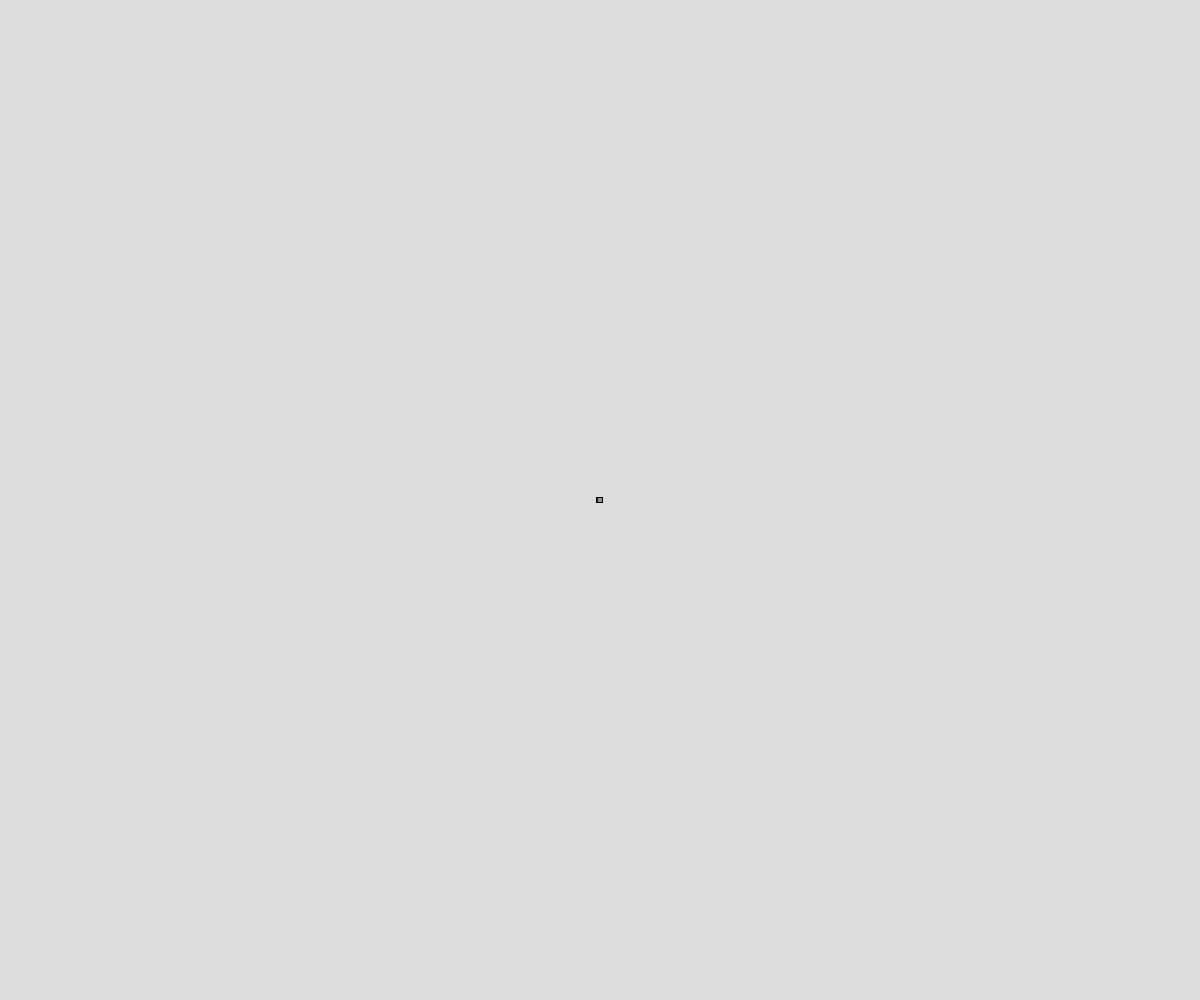
Frame 1 (no input)
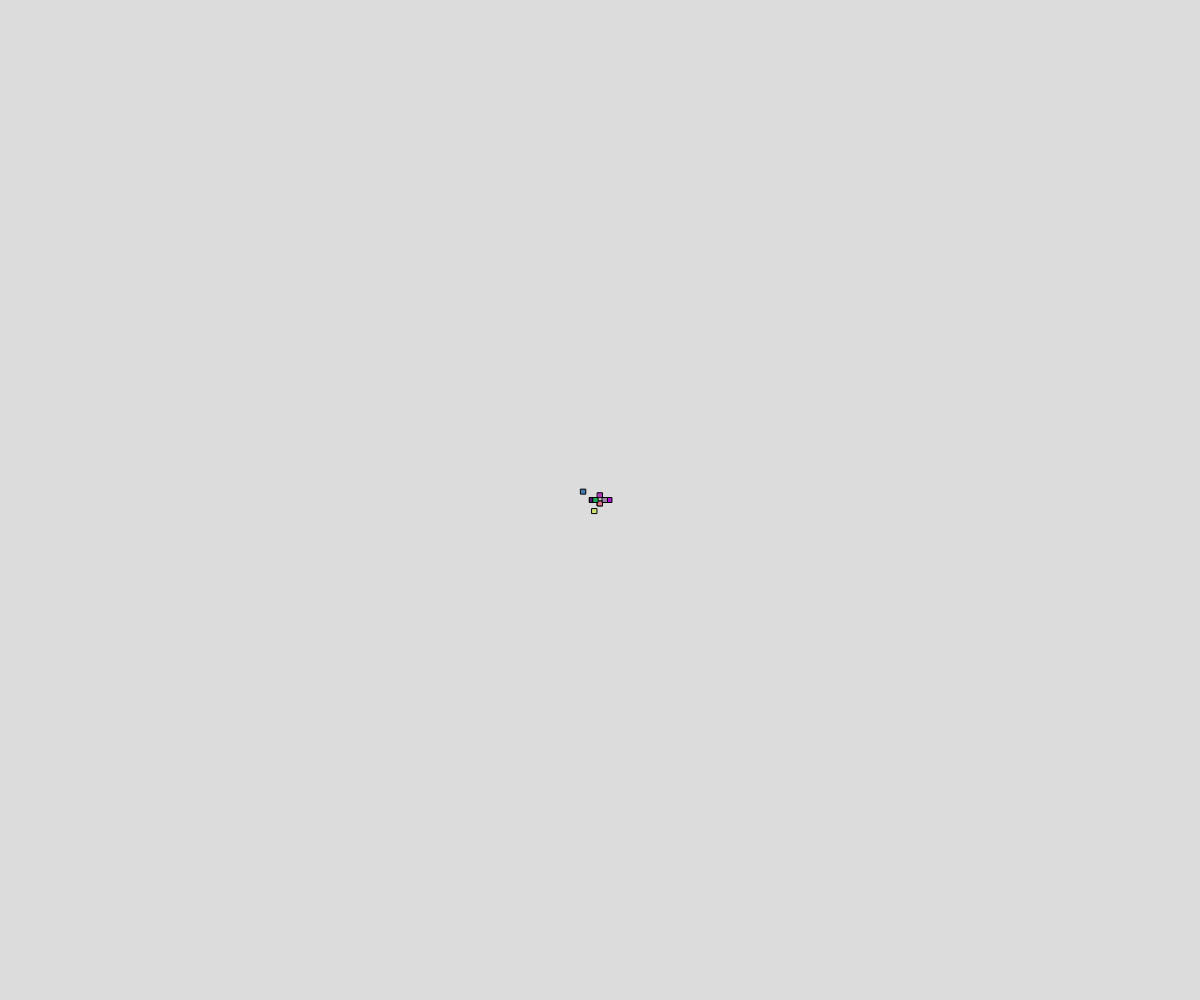
Frame 60 (no input)
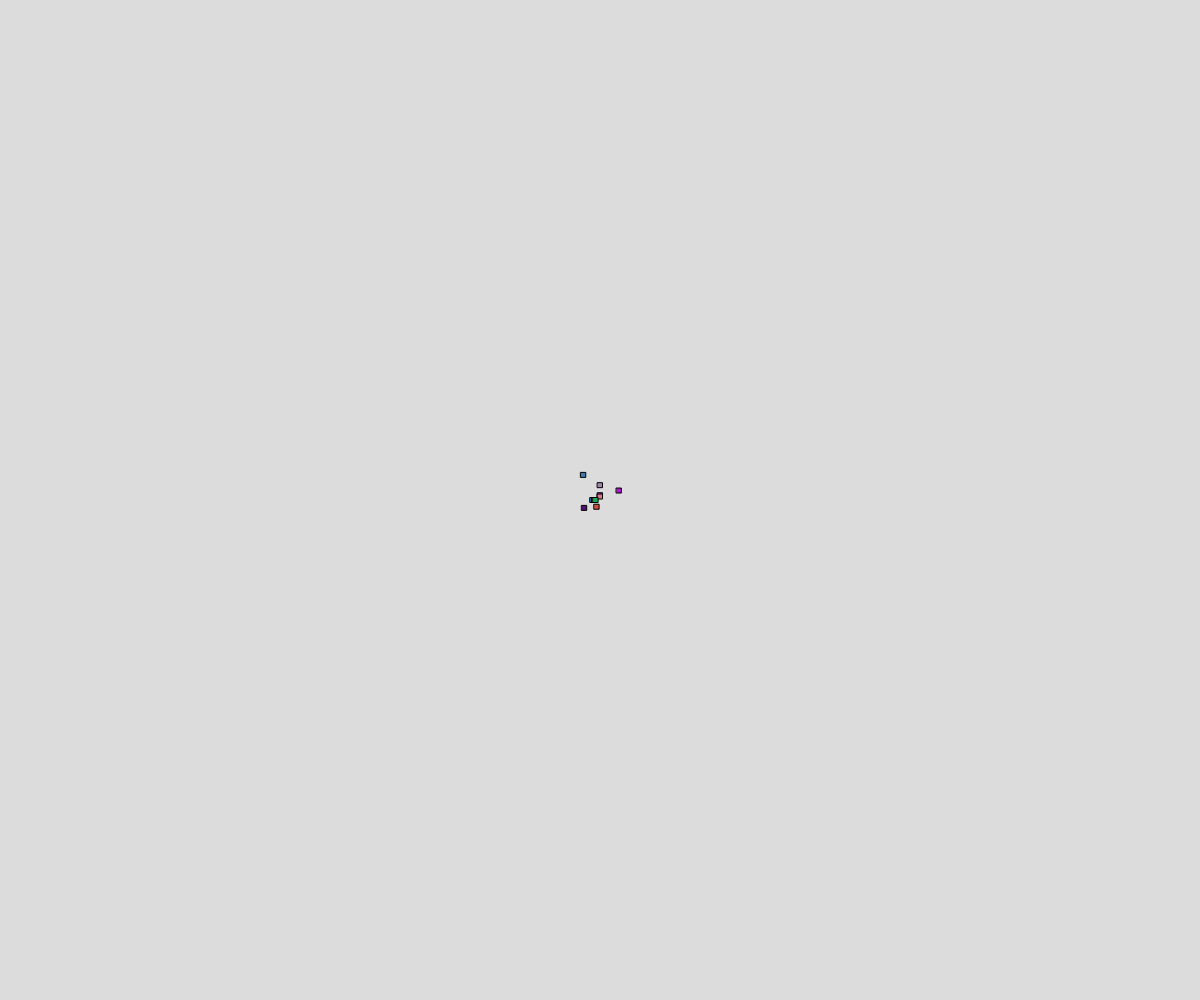
Frame 120 (the mouse pressed at the canvas centre since frame 60)

The p5.js sketch that drew these frames (run headless with seeded random() and noise() and a simulated clock; from frame 60 on, the mouse is pressed at the canvas centre):

// p5.js sketch
// ── sketch.js
// Project Title
// Your Name
// Date
//
// Extra for Experts:
// - describe what you did to take this project "above and beyond"

let myframecount = 0;
let myWalker = [];
const WALKER_NUM = 10;

class Walker{
  constructor(x,y,c){
    this.x = x;
    this.y = y;
    this.c = c;
    this.size = 5;
    this.speed = random(2,10);
  }
  
  display(){
    rectMode(CENTER);
    fill(this.c);
    square(this.x,this.y,this.size);
  }

  move(){
    let choice = int(random(4));
    print(choice);
    if(choice == 0)this.x -= this.speed;
    else if(choice == 1) this.x += this.speed;
    else if(choice == 2)this.y -= this.speed;
    else if(choice == 3)this.y += this.speed;
  }
}

function setup() {
  createCanvas(windowWidth, windowHeight);
  for(let _=0; _ < WALKER_NUM; ++_){
    let c = color(random(255),random(255),random(255));
    myWalker.push(new Walker(width/2,height/2,c));
  }
}

function draw() {
  background(220);
  
  for(let w of myWalker){
    w.display();
  }
  
  if(frameCount % 15 == 0){
    for(let w of myWalker){
      w.move();
    }
  }
}
